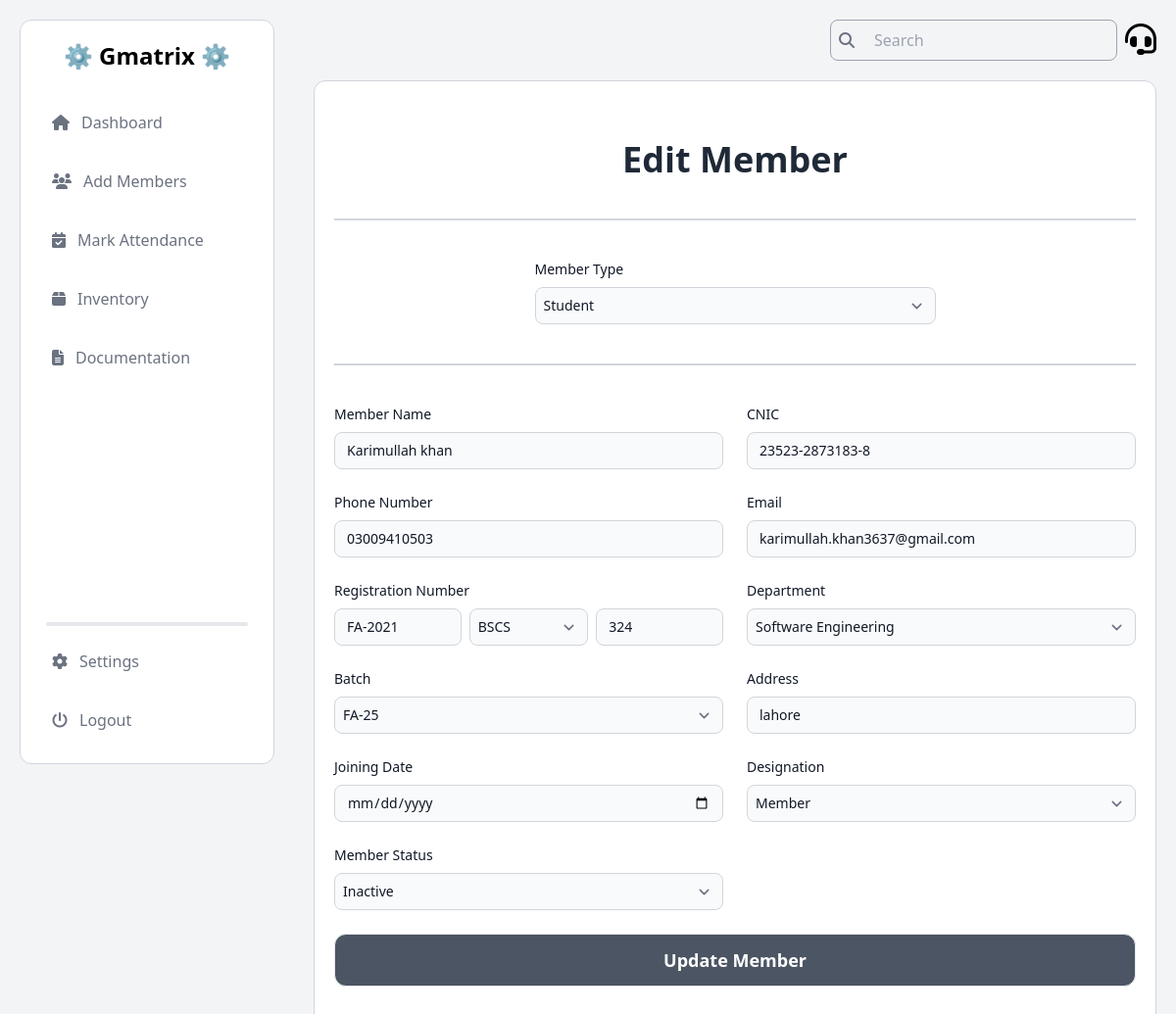
Before: /edit-member/2/ (signed in) with the older database file.
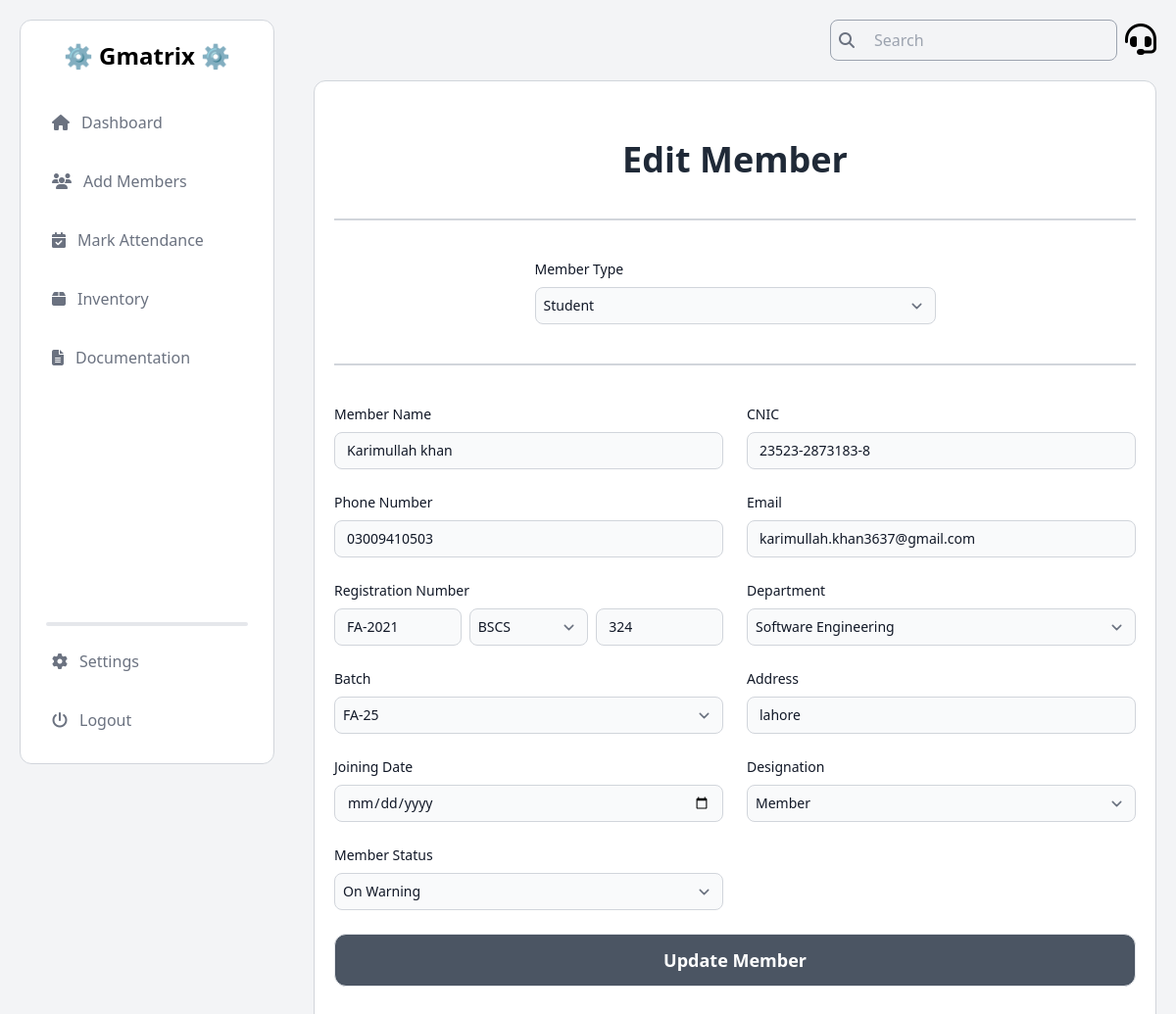
After: the same page with the newer database file.
### Members/models.py (models this page shows, shortened)
class Member(models.Model):
    CATEGORY_CHOICES = [
        ('Student', 'Student'),
        ('Alumni', 'Alumni'),
    ]
    DEPARTMENT_CHOICES = [
        ('Computer Science', 'Computer Science'),
        ('Software Engineering', 'Software Engineering'),
        ('Information Technology', 'Information Technology'),
    ]
    DESIGNATION_CHOICES = [
        ('President', 'President'),
        ('Vice President', 'Vice President'),
        ('General Secretary', 'General Secretary'),
        ('Information Secretary', 'Information Secretary'),
        ('Finance Secretary', 'Finance Secretary'),
        ('Media Head', 'Media Head'),
        ('Event Head', 'Event Head'),
        ('Documentation Head', 'Documentation Head'),
        ('Member', 'Member'),
    ]
    BATCH_CHOICES = [
        ('SP-25', 'SP-25'),
        ('FA-25', 'FA-25'),
        ('SP-24', 'SP-24'),
        ('FA-24', 'FA-24'),
        ('FA-23', 'FA-23'),
        ('SP-23', 'SP-23'),
        ('FA-22', 'FA-22'),
        ('SP-22', 'SP-22'),
        ('FA-21', 'FA-21'),
        ('SP-21', 'SP-21'),
        ('FA-20', 'FA-20'),
        ('SP-20', 'SP-20'),
        ('FA-19', 'FA-19'),
        ('SP-19', 'SP-19'),
        ('FA-18', 'FA-18'),
        ('SP-18', 'SP-18'),
        ('FA-17', 'FA-17'),
        ('SP-17', 'SP-17'),
        ('FA-16', 'FA-16'),
        ('SP-16', 'SP-16'),
    ]
    STATUS_CHOICES = [
        ('Active', 'Active'),
        ('Inactive', 'Inactive'),
        ('On Warning', 'On Warning'),
        ('Terminated', 'Terminated'),
    ]
    category = models.CharField(max_length=10, choices=CATEGORY_CHOICES)
    name = models.CharField(max_length=100)
    cnic = models.CharField(max_length=15)
    phone_no = models.CharField(max_length=11)
    email = models.EmailField()
    batch_year = models.CharField(max_length=10, default='FA-23')
    dept_degree = models.CharField(max_length=10, default='BSCS')
    roll_num = models.CharField(max_length=10, default='000')
    department = models.CharField(max_length=50, choices=DEPARTMENT_CHOICES)
    batch = models.CharField(max_length=10, choices=BATCH_CHOICES, default='FA-23')
    address = models.CharField(max_length=255)
    joining_date = models.DateField()
    designation = models.CharField(max_length=50, choices=DESIGNATION_CHOICES)
    status = models.CharField(max_length=20, choices=STATUS_CHOICES, default='Inactive')

### Members/views.py (the view)
# urls.py: path('edit-member/<int:member_id>/', edit_member, name='edit_member'),
@login_required
def edit_member(request, member_id):
    member = get_object_or_404(Member, id=member_id)
    form = MemberForm(instance=member)
    if request.method == 'POST':
        form = MemberForm(request.POST, instance=member)
        if form.is_valid():
            form.save()
            messages.success(request, 'Member updated successfully.')
            return redirect(f"{reverse('edit_member', kwargs={'member_id': member.id})}?success=true")
    return render(request, 'Members/edit_member.html', {'form': form, 'member': member})

### Members/forms.py
class MemberForm(forms.ModelForm):
    class Meta:
        model = Member
        fields = ['category', 'name', 'cnic', 'phone_no', 'email', 'batch_year', 'dept_degree', 'roll_num', 'department', 'batch', 'address', 'joining_date', 'designation', 'status']
    def __init__(self, *args, **kwargs):
        super().__init__(*args, **kwargs)
        if not self.instance.pk and 'status' not in self.initial:
            self.fields['status'].initial = 'Inactive'

### Members/templates/Members/edit_member.html (shortened to what the changed rows need)
{% load static tailwind_tags %}
<!DOCTYPE html>
<html lang="en">
<head>
  <link rel="stylesheet" href="https://cdnjs.cloudflare.com/ajax/libs/font-awesome/6.6.0/css/all.min.css">
  <link rel="stylesheet" href="https://cdn.jsdelivr.net/npm/toastify-js/src/toastify.min.css">
  {% tailwind_css %}
</head>
<body class="flex bg-gray-100">
  <aside class="h-screen w-1/4 p-5 fixed">
    {% include "Dashboard/admin_nav.html" %}
  </aside>
  <section class="h-screen w-3/4 p-5 absolute inset-y-0 right-0">
    {% include "Dashboard/admin_header.html" %}
    <main class="mt-5 text-black bg-white rounded-xl border border-gray-300 px-5 py-10">
      <h1 class="mt-5 font-bold text-center text-4xl text-gray-800 mb-8">Edit Member</h1>
      <form id="memberForm" action="{% url 'edit_member' member.id %}" method="POST">
        <div class="w-1/2 mx-auto">
          <label class="block mb-2 text-sm font-medium text-gray-900">Member Type</label>
          <select name="category" id="category"
            class="bg-gray-50 p-2 placeholder-gray-400 border border-gray-300 text-gray-900 text-sm rounded-lg focus:ring-blue-500 focus:border-blue-500 block w-full">
            <option value="Student" {% if member.category == 'Student' %}selected{% endif %}>Student</option>
          </select>
        </div>
        <div class="grid gap-6 mb-6 md:grid-cols-2">
          <div>
            <label class="block mb-2 text-sm font-medium text-gray-900">Member Name</label>
            <input type="text" placeholder="Karimullah" name="name" value="{{ member.name }}" required
              class="bg-gray-50 placeholder-gray-400 border border-gray-300 text-gray-900 text-sm rounded-lg focus:ring-blue-500 focus:border-blue-500 block w-full" />
          </div>
          <div>
            <label class="block mb-2 text-sm font-medium text-gray-900">CNIC</label>
            <input type="text" placeholder="35201-1234567-8" name="cnic" value="{{ member.cnic }}" required id="cnicInput"
              class="bg-gray-50 placeholder-gray-400 border border-gray-300 text-gray-900 text-sm rounded-lg focus:ring-blue-500 focus:border-blue-500 block w-full" />
          </div>
          <div>
            <label class="block mb-2 text-sm font-medium text-gray-900">Phone Number</label>
            <input type="text" placeholder="03009410503" minlength="11" maxlength="11" name="phone_no" value="{{ member.phone_no }}" required
              class="bg-gray-50 placeholder-gray-400 border border-gray-300 text-gray-900 text-sm rounded-lg focus:ring-blue-500 focus:border-blue-500 block w-full" />
          </div>
          <div>
            <label class="block mb-2 text-sm font-medium text-gray-900">Email</label>
            <input type="email" placeholder="fa21-bscs-342@lgu.edu.pk" name="email" value="{{ member.email }}" required
              class="bg-gray-50 placeholder-gray-400 border border-gray-300 text-gray-900 text-sm rounded-lg focus:ring-blue-500 focus:border-blue-500 block w-full" />
          </div>
          <div id="reg_num">
            <div class="flex items-center">
              <input id="batch_year" type="text" placeholder="FA-2021" name="batch_year" value="{{ member.batch_year }}" oninput="formatBatchYear(this)"
                class="flex-1 mr-2 bg-gray-50 placeholder-gray-400 border border-gray-300 text-gray-900 text-sm rounded-lg focus:ring-blue-500 focus:border-blue-500 block w-full" />
              <select id="dept_degree" name="dept_degree" required
                class="flex-1 mr-2 p-2 bg-gray-50 border border-gray-300 text-gray-900 text-sm rounded-lg focus:ring-blue-500 focus:border-blue-500 block w-full">
                <option value="BSCS" {% if member.dept_degree == 'BSCS' %}selected{% endif %}>BSCS</option>
              </select>
              <input id="roll_num" type="text" placeholder="342" name="roll_num" value="{{ member.roll_num }}" oninput="formatRollNumber(this)"
                class="flex-1 bg-gray-50 placeholder-gray-400 border border-gray-300 text-gray-900 text-sm rounded-lg focus:ring-blue-500 focus:border-blue-500 block w-full" />
            </div>
          </div>
          <div>
            <label class="block mb-2 text-sm font-medium text-gray-900">Department</label>
            <select id="department" name="department"
              class="bg-gray-50 p-2 placeholder-gray-400 border border-gray-300 text-gray-900 text-sm rounded-lg focus:ring-blue-500 focus:border-blue-500 block w-full">
              <option value="Software Engineering" {% if member.department == 'Software Engineering' %}selected{% endif %}>Software Engineering</option>
            </select>
          </div>
          <div>
            <label class="block mb-2 text-sm font-medium text-gray-900">Batch</label>
            <select id="batch" name="batch"
              class="bg-gray-50 p-2 placeholder-gray-400 border border-gray-300 text-gray-900 text-sm rounded-lg focus:ring-blue-500 focus:border-blue-500 block w-full">
              <option value="FA-25" {% if member.batch == 'FA-25' %}selected{% endif %}>FA-25</option>
            </select>
          </div>
          <div>
            <label class="block mb-2 text-sm font-medium text-gray-900">Address</label>
            <input type="text" placeholder="Robotics Lab Old Building" name="address" value="{{ member.address }}" required
              class="bg-gray-50 placeholder-gray-400 border border-gray-300 text-gray-900 text-sm rounded-lg focus:ring-blue-500 focus:border-blue-500 block w-full" />
          </div>
      <div>
            <label class="block mb-2 text-sm font-medium text-gray-900">Joining Date</label>
            <input type="date" name="joining_date" value="{{ member.joining_date }}" required
              class="bg-gray-50 placeholder-gray-400 border border-gray-300 text-gray-900 text-sm rounded-lg focus:ring-blue-500 focus:border-blue-500 block w-full" />
          </div>
          <div>
            <label class="block mb-2 text-sm font-medium text-gray-900">Designation</label>
            <select name="designation" id="designation" required
              class="bg-gray-50 p-2 placeholder-gray-400 border border-gray-300 text-gray-900 text-sm rounded-lg focus:ring-blue-500 focus:border-blue-500 block w-full">
              <option value="Member" {% if member.designation == 'Member' %}selected{% endif %}>Member</option>
            </select>
          </div>
          <div>
            <label class="block mb-2 text-sm font-medium text-gray-900">Member Status</label>
            <select name="status" id="status"
              class="bg-gray-50 p-2 placeholder-gray-400 border border-gray-300 text-gray-900 text-sm rounded-lg focus:ring-blue-500 focus:border-blue-500 block w-full">
              <option value="Inactive" {% if member.status == 'Inactive' %}selected{% endif %}>Inactive</option>
              <option value="On Warning" {% if member.status == 'On Warning' %}selected{% endif %}>On Warning</option>
            </select>
          </div>
        </div>
      </form>
    </main>
  </section>
</body>
</html>

Changed rows visible on the page:
changed Member "Student": status "Inactive" → "On Warning"
